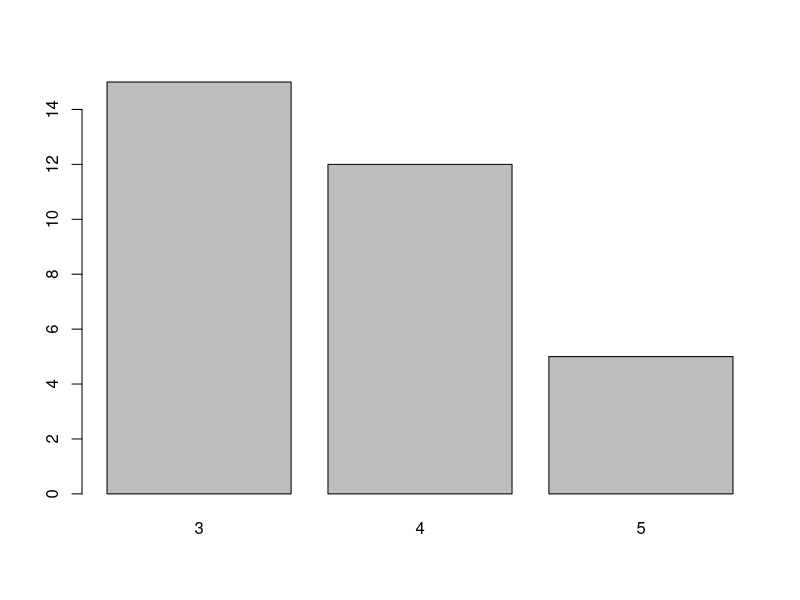
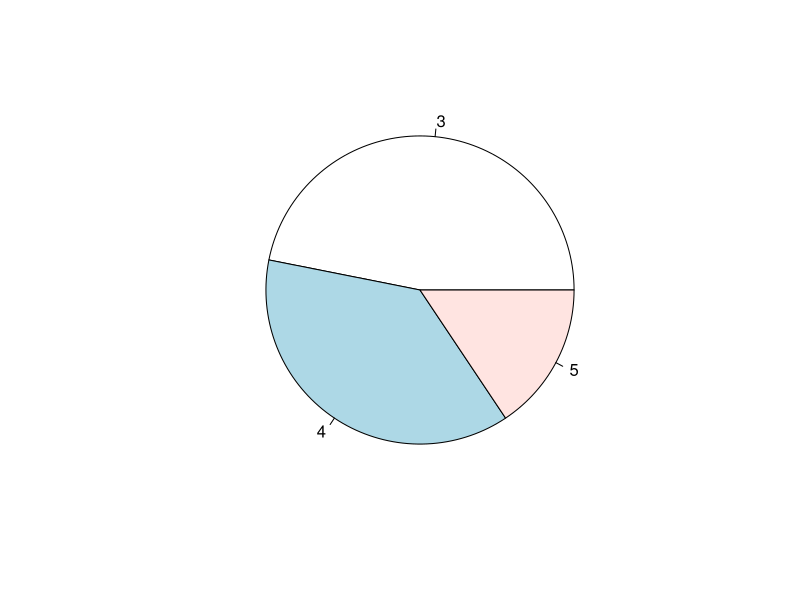
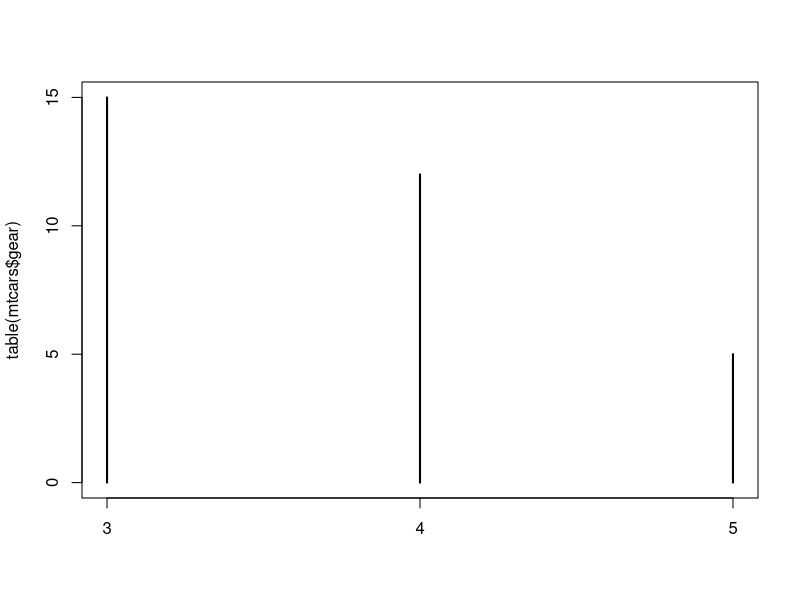
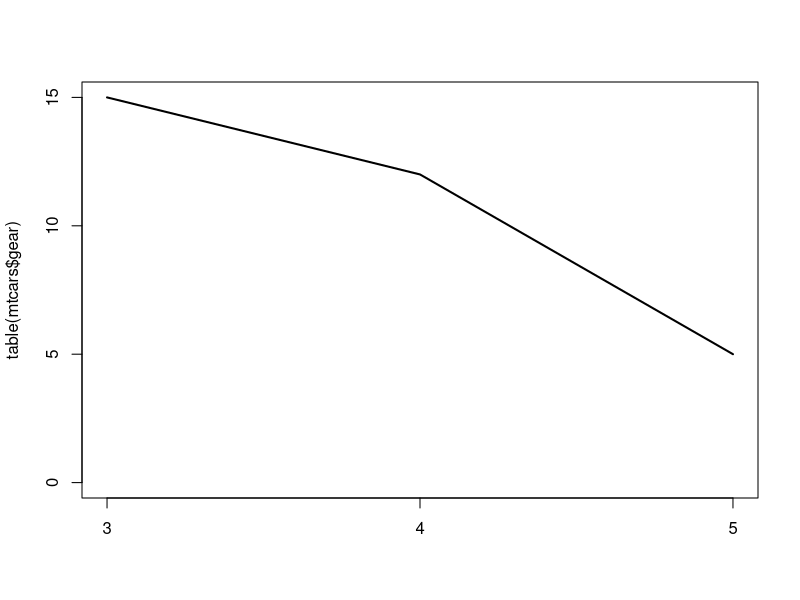

R code for these plots, in order:
# statement 1
head(mtcars, 3)
tail(mtcars, 3)
#statement 2
mtcars[which.max(mtcars$hp), ]
#statement 3
table(mtcars$gear)
#statement 4
barplot(table(mtcars$gear))
pie(table(mtcars$gear))
plot(table(mtcars$gear))
plot(table(mtcars$gear), type = "l")